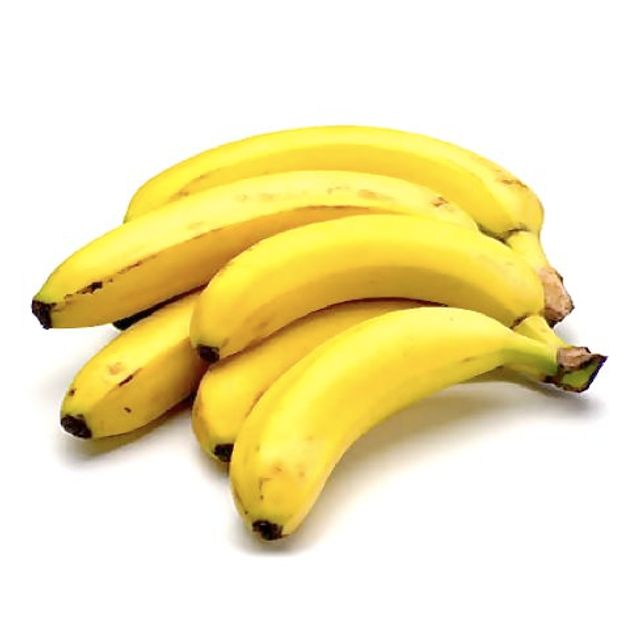
#> input picture Documentacao/banana.jpg, 640 x 640 px
$ python 13-candyEdges.py
#> lines starting #> are read from the running program, lines starting #| are printed output that depends on the picture; after the words box and inside, x2 and y2 are one past the last pixel; in counts of white or black regions, pixels touching at a corner belong together
import cv2
import numpy as np
from matplotlib import pyplot as plt

img = cv2.imread('banana.jpg',0)
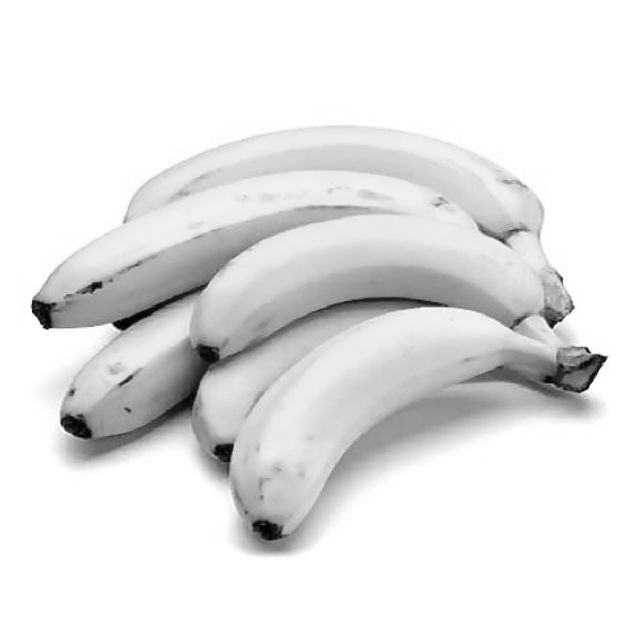
#> img: shape (640, 640); min 0, max 255, mean 229.8
edges = cv2.Canny(img,50,200)
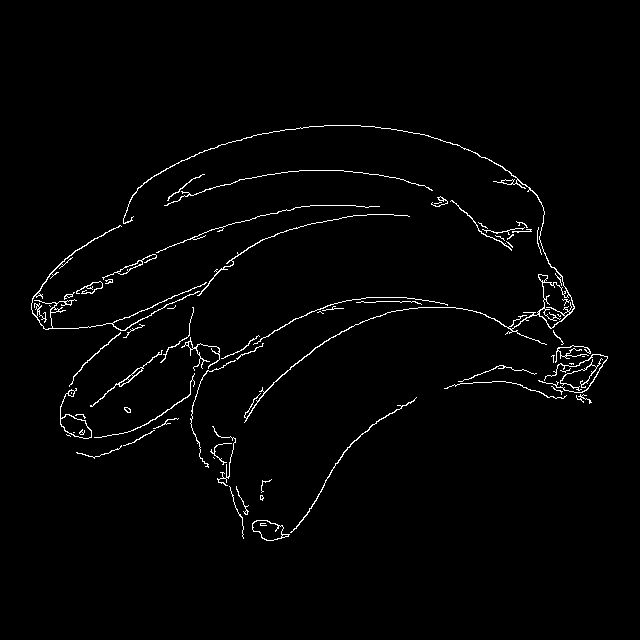
#> edges: shape (640, 640); 1.8% white in thin lines or dots, all inside (x1, y1, x2, y2) = (31, 125, 608, 541)

plt.subplot(121),plt.imshow(img,cmap = 'gray')
plt.title('Original Image'), plt.xticks([]), plt.yticks([])
plt.subplot(122),plt.imshow(edges,cmap = 'gray')
plt.title('Edge Image'), plt.xticks([]), plt.yticks([])

plt.show()
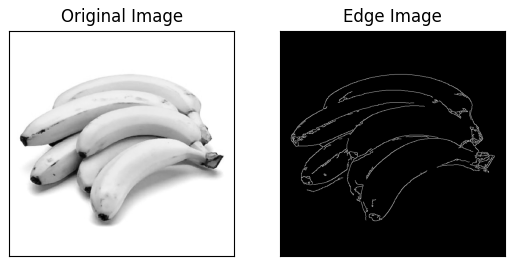
#> figure drawn by matplotlib, 2 panels
